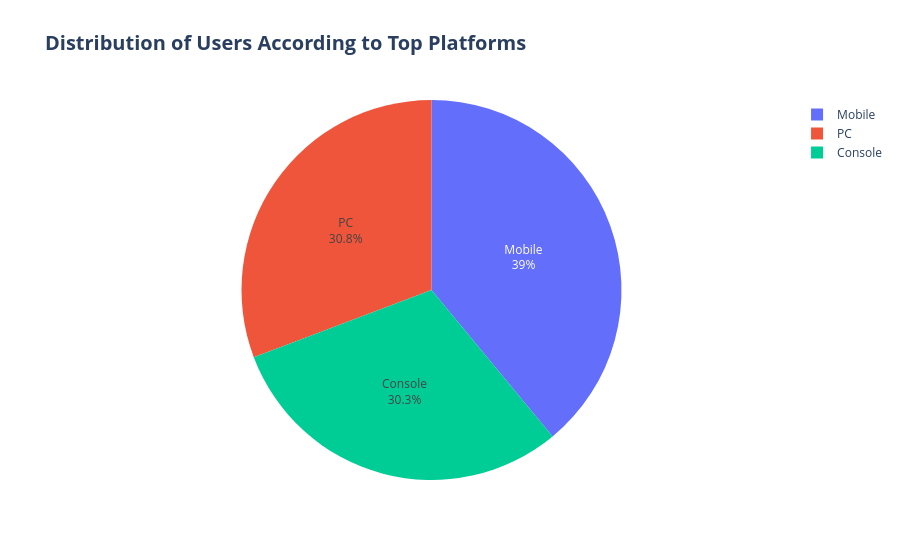

The code cell stored with this chart in its notebook:
### Markdown cell above
### Pie Graph

### Code cell
platform = df["Top_Platform"].value_counts().reset_index()
platform.columns = ["Top_Platform", "Count"]

fig = px.pie(
    platform,
    names="Top_Platform",
    values="Count",
    title=("<b>Distribution of Users According to Top Platforms</b>")
)
fig.update_traces(
    textinfo="percent+label",
    textposition="inside",
)
fig.update_layout(
    title={
        "xanchor": "left",
        "font": {"size": 20}}
)
fig.show()

### Figure 1 — Plotly figure (JSON) as saved in the notebook; plotly's stock layout.template omitted (floating-point values rounded to 4 significant figures)
{"data": [{"domain": {"x": [0, 1], "y": [0, 1]}, "hovertemplate": "Top_Platform=%{label}<br>Count=%{value}<extra></extra>", "labels": ["Mobile", "PC", "Console"], "legendgroup": "", "name": "", "showlegend": true, "textinfo": "percent+label", "textposition": "inside", "type": "pie", "values": [156, 123, 121]}], "layout": {"legend": {"tracegroupgap": 0}, "title": {"font": {"size": 20}, "text": "<b>Distribution of Users According to Top Platforms</b>", "xanchor": "left"}}}
